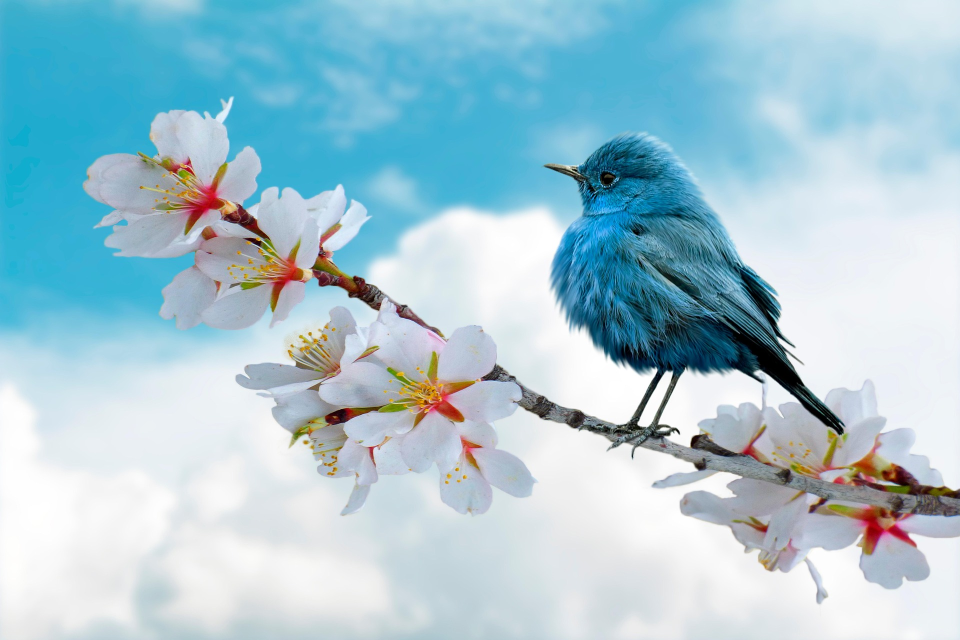
#> input picture lab1/elg21-bird-8788491_1920.jpg, 1920 x 1280 px, found by its file name (shown at 1/2 size)
$ python lab1_q2.py
#> lines starting #> are read from the running program, lines starting #| are printed output that depends on the picture; after the words box and inside, x2 and y2 are one past the last pixel; in counts of white or black regions, pixels touching at a corner belong together
import cv2

# Load a sample image
img = cv2.imread("/Users/pradippokhrel/Desktop/Image_processing/elg21-bird-8788491_1920.jpg")
#> img is the input picture: shape (1280, 1920, 3); mean B, G, R 211.7, 199.1, 165.4
if img is None:
    print("Error: Could not load image.")
    exit()

# 1. Extract and modify a specific pixel value
# Let's target pixel at row=100, col=100
original_pixel = img[100, 100]
#> original_pixel = [207, 172, 45]
print(f"Original pixel at (100,100) [B, G, R]: {original_pixel}")
#| Original pixel at (100,100) [B, G, R]: [207 172  45]

img[100, 100] = [0, 0, 255] # Change specific pixel to solid red
#> img: shape (1280, 1920, 3); under 0.01% of pixels changed, all inside (x1, y1, x2, y2) = (100, 100, 101, 101)
print(f"Modified pixel at (100,100) [B, G, R]: {img[100, 100]}")
#| Modified pixel at (100,100) [B, G, R]: [  0   0 255]

# 2. Drawing a bounding box
# Let's draw a green bounding box around a Region of Interest (ROI)
# Box coordinates: top-left (x1, y1), bottom-right (x2, y2)
x1, y1 = 50, 50
x2, y2 = 200, 200
color = (0, 255, 0) # Green in BGR
thickness = 2
cv2.rectangle(img, (x1, y1), (x2, y2), color, thickness)
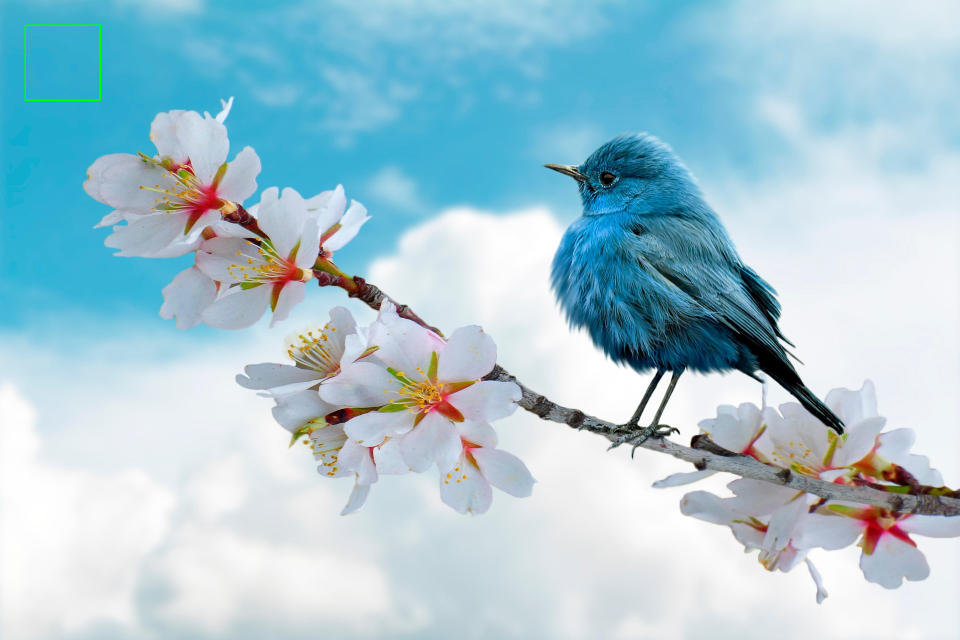
#> img: shape (1280, 1920, 3) (shown at 1/2 size); mean B, G, R 211.5, 199.2, 165.4

# 3. Copying and pasting a Region of Interest (ROI) to another location
# We grab a patch from the image (make sure it stays within image boundaries)
roi = img[70:150, 70:150] # Extract an 80x80 patch inside our bounding box
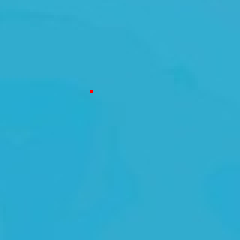
#> roi: shape (80, 80, 3) (shown 3 times larger); mean B, G, R 207, 171.8, 46.7

# Paste it somewhere else (e.g., starting at row=250, col=50)
# The destination slice size MUST perfectly match the ROI size (80x80)
img[250:330, 50:130] = roi
#> img: shape (1280, 1920, 3); 0.26% of pixels changed, all inside (x1, y1, x2, y2) = (50, 250, 130, 330)

# Save and show the result
cv2.imwrite("pixel_operations_output.png", img)
cv2.imshow("Pixel Operations", img)
cv2.waitKey(0)
cv2.destroyAllWindows()
